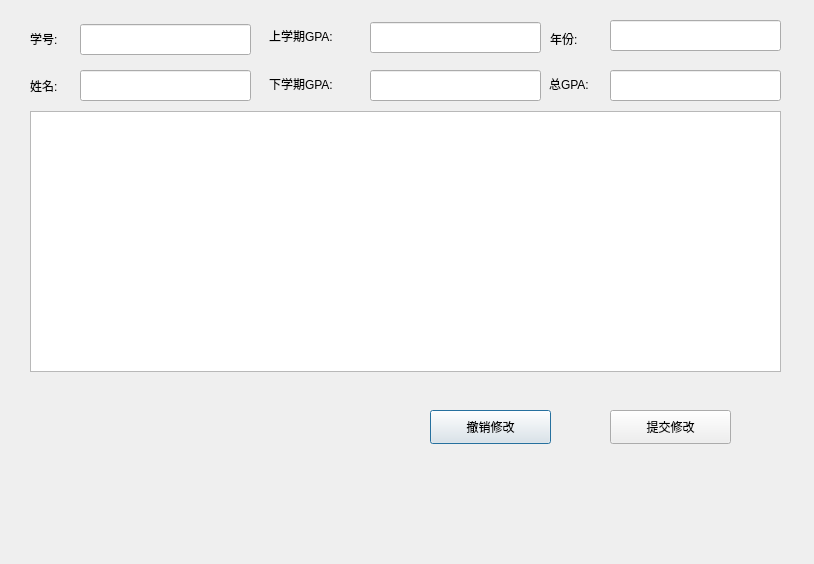
<?xml version="1.0" encoding="UTF-8"?>
<ui version="4.0">
 <class>cj</class>
 <widget class="QDialog" name="cj">
  <property name="geometry">
   <rect>
    <x>0</x>
    <y>0</y>
    <width>814</width>
    <height>564</height>
   </rect>
  </property>
  <property name="windowTitle">
   <string>成绩管理</string>
  </property>
  <widget class="QLabel" name="label">
   <property name="geometry">
    <rect>
     <x>30</x>
     <y>77</y>
     <width>81</width>
     <height>18</height>
    </rect>
   </property>
   <property name="text">
    <string>姓名:</string>
   </property>
  </widget>
  <widget class="QLabel" name="label_2">
   <property name="geometry">
    <rect>
     <x>30</x>
     <y>30</y>
     <width>81</width>
     <height>18</height>
    </rect>
   </property>
   <property name="text">
    <string>学号:</string>
   </property>
  </widget>
  <widget class="QLineEdit" name="idEdit">
   <property name="geometry">
    <rect>
     <x>80</x>
     <y>24</y>
     <width>171</width>
     <height>31</height>
    </rect>
   </property>
  </widget>
  <widget class="QLineEdit" name="nameEdit">
   <property name="geometry">
    <rect>
     <x>80</x>
     <y>70</y>
     <width>171</width>
     <height>31</height>
    </rect>
   </property>
  </widget>
  <widget class="QTableView" name="tableView">
   <property name="geometry">
    <rect>
     <x>30</x>
     <y>111</y>
     <width>751</width>
     <height>261</height>
    </rect>
   </property>
  </widget>
  <widget class="QPushButton" name="cancel_btn">
   <property name="geometry">
    <rect>
     <x>430</x>
     <y>410</y>
     <width>121</width>
     <height>34</height>
    </rect>
   </property>
   <property name="text">
    <string>撤销修改</string>
   </property>
  </widget>
  <widget class="QPushButton" name="submit_btn">
   <property name="geometry">
    <rect>
     <x>610</x>
     <y>410</y>
     <width>121</width>
     <height>34</height>
    </rect>
   </property>
   <property name="text">
    <string>提交修改</string>
   </property>
  </widget>
  <widget class="QLabel" name="label_5">
   <property name="geometry">
    <rect>
     <x>269</x>
     <y>27</y>
     <width>101</width>
     <height>18</height>
    </rect>
   </property>
   <property name="text">
    <string>上学期GPA:</string>
   </property>
  </widget>
  <widget class="QLineEdit" name="lastEdit">
   <property name="geometry">
    <rect>
     <x>370</x>
     <y>22</y>
     <width>171</width>
     <height>31</height>
    </rect>
   </property>
   <property name="text">
    <string/>
   </property>
  </widget>
  <widget class="QLabel" name="label_6">
   <property name="geometry">
    <rect>
     <x>269</x>
     <y>75</y>
     <width>101</width>
     <height>18</height>
    </rect>
   </property>
   <property name="text">
    <string>下学期GPA:</string>
   </property>
  </widget>
  <widget class="QLineEdit" name="nextEdit">
   <property name="geometry">
    <rect>
     <x>370</x>
     <y>70</y>
     <width>171</width>
     <height>31</height>
    </rect>
   </property>
   <property name="text">
    <string/>
   </property>
  </widget>
  <widget class="QLabel" name="label_7">
   <property name="geometry">
    <rect>
     <x>549</x>
     <y>75</y>
     <width>61</width>
     <height>18</height>
    </rect>
   </property>
   <property name="text">
    <string>总GPA:</string>
   </property>
  </widget>
  <widget class="QLineEdit" name="totalEdit">
   <property name="geometry">
    <rect>
     <x>610</x>
     <y>70</y>
     <width>171</width>
     <height>31</height>
    </rect>
   </property>
   <property name="text">
    <string/>
   </property>
  </widget>
  <widget class="QLabel" name="label_8">
   <property name="geometry">
    <rect>
     <x>550</x>
     <y>30</y>
     <width>71</width>
     <height>18</height>
    </rect>
   </property>
   <property name="text">
    <string>年份:</string>
   </property>
  </widget>
  <widget class="QLineEdit" name="yearEdit">
   <property name="geometry">
    <rect>
     <x>610</x>
     <y>20</y>
     <width>171</width>
     <height>31</height>
    </rect>
   </property>
   <property name="text">
    <string/>
   </property>
  </widget>
 </widget>
 <resources/>
 <connections/>
</ui>
